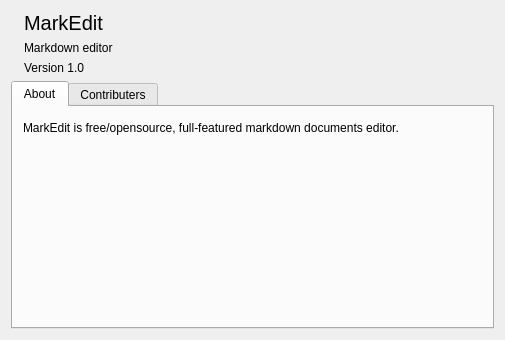
<?xml version="1.0" encoding="UTF-8"?>
<ui version="4.0">
 <class>AboutDialog</class>
 <widget class="QDialog" name="AboutDialog">
  <property name="geometry">
   <rect>
    <x>0</x>
    <y>0</y>
    <width>505</width>
    <height>340</height>
   </rect>
  </property>
  <property name="windowTitle">
   <string>About MarkEdit</string>
  </property>
  <layout class="QGridLayout" name="gridLayout_2">
   <item row="0" column="0">
    <layout class="QGridLayout" name="gridLayout">
     <item row="0" column="0">
      <widget class="QLabel" name="label">
       <property name="text">
        <string/>
       </property>
       <property name="pixmap">
        <pixmap resource="../../Resources.qrc">:/Pixmap/AppIcon/app_icon64.png</pixmap>
       </property>
      </widget>
     </item>
     <item row="0" column="1">
      <layout class="QVBoxLayout" name="verticalLayout">
       <item>
        <widget class="QLabel" name="label_2">
         <property name="styleSheet">
          <string notr="true">font-size:20px;</string>
         </property>
         <property name="text">
          <string>MarkEdit</string>
         </property>
        </widget>
       </item>
       <item>
        <widget class="QLabel" name="label_3">
         <property name="text">
          <string>Markdown editor</string>
         </property>
        </widget>
       </item>
       <item>
        <widget class="QLabel" name="label_4">
         <property name="text">
          <string>Version 1.0</string>
         </property>
        </widget>
       </item>
      </layout>
     </item>
    </layout>
   </item>
   <item row="0" column="1">
    <spacer name="horizontalSpacer">
     <property name="orientation">
      <enum>Qt::Horizontal</enum>
     </property>
     <property name="sizeHint" stdset="0">
      <size>
       <width>310</width>
       <height>20</height>
      </size>
     </property>
    </spacer>
   </item>
   <item row="1" column="0" colspan="2">
    <widget class="QTabWidget" name="tabWidget">
     <property name="currentIndex">
      <number>0</number>
     </property>
     <widget class="QWidget" name="tab">
      <attribute name="title">
       <string>About</string>
      </attribute>
      <widget class="QLabel" name="description_Label">
       <property name="geometry">
        <rect>
         <x>10</x>
         <y>10</y>
         <width>421</width>
         <height>21</height>
        </rect>
       </property>
       <property name="text">
        <string>MarkEdit is free/opensource, full-featured markdown documents editor.</string>
       </property>
      </widget>
     </widget>
     <widget class="QWidget" name="tab_2">
      <attribute name="title">
       <string>Contributers</string>
      </attribute>
      <layout class="QGridLayout" name="gridLayout_3">
       <item row="0" column="0">
        <widget class="QTextBrowser" name="textBrowser">
         <property name="html">
          <string>&lt;!DOCTYPE HTML PUBLIC &quot;-//W3C//DTD HTML 4.0//EN&quot; &quot;http://www.w3.org/TR/REC-html40/strict.dtd&quot;&gt;
&lt;html&gt;&lt;head&gt;&lt;meta name=&quot;qrichtext&quot; content=&quot;1&quot; /&gt;&lt;style type=&quot;text/css&quot;&gt;
p, li { white-space: pre-wrap; }
&lt;/style&gt;&lt;/head&gt;&lt;body style=&quot; font-family:'Sans Serif'; font-size:8pt; font-weight:400; font-style:normal;&quot;&gt;
&lt;p style=&quot; margin-top:0px; margin-bottom:0px; margin-left:0px; margin-right:0px; -qt-block-indent:0; text-indent:0px;&quot;&gt;&lt;span style=&quot; font-weight:600;&quot;&gt;Abdeljalil Letrache&lt;/span&gt;&lt;/p&gt;
&lt;p style=&quot; margin-top:0px; margin-bottom:0px; margin-left:0px; margin-right:0px; -qt-block-indent:0; text-indent:0px;&quot;&gt;&lt;span style=&quot; font-weight:600; color:#bd0000;&quot;&gt;abdeljalil73@gmail.com&lt;/span&gt;&lt;/p&gt;
&lt;p style=&quot; margin-top:0px; margin-bottom:0px; margin-left:0px; margin-right:0px; -qt-block-indent:0; text-indent:0px;&quot;&gt;Maintainer and translator&lt;/p&gt;&lt;/body&gt;&lt;/html&gt;</string>
         </property>
        </widget>
       </item>
      </layout>
     </widget>
    </widget>
   </item>
  </layout>
 </widget>
 <resources>
  <include location="../../Resources.qrc"/>
 </resources>
 <connections/>
</ui>
